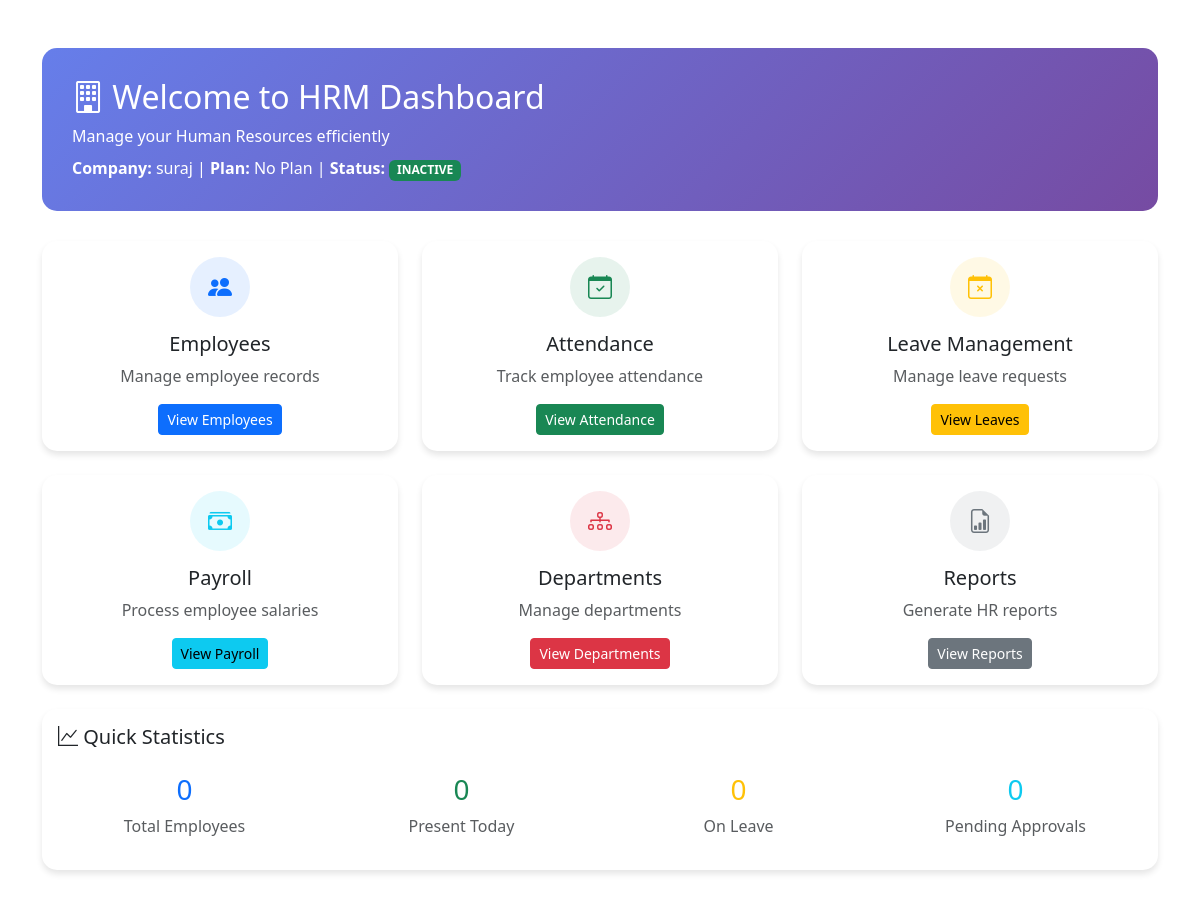
Screenshot of /hrm/ (signed in) with the database file from the repository.
### saas/models/user.py (models this page shows, shortened)
class CustomUser(AbstractUser):
    email = models.EmailField(unique=True)
    role = models.ForeignKey(
        'Role',
        on_delete=models.SET_NULL,
        null=True,
        blank=True,
        related_name='users'
    )
    tenant = models.ForeignKey(
        'Tenant',
        on_delete=models.CASCADE,
        null=True,
        blank=True,
        related_name='users'
    )
    phone = models.CharField(max_length=15, blank=True, null=True)
    address = models.TextField(blank=True, null=True)
    profile_picture = models.ImageField(upload_to='profile_pictures/', blank=True, null=True)
    is_verified = models.BooleanField(default=False)
    created_at = models.DateTimeField(default=timezone.now)
    updated_at = models.DateTimeField(auto_now=True)
    USERNAME_FIELD = 'email'
    REQUIRED_FIELDS = ['username']
    objects = CustomUserManager()
    class Meta:
        db_table = 'custom_users'
        ordering = ['-date_joined']
        indexes = [
            models.Index(fields=['email']),
            models.Index(fields=['role']),
            models.Index(fields=['is_active']),
            models.Index(fields=['is_verified']),
        ]

### saas/models/tenant.py (models this page shows, shortened)
class Tenant(models.Model):
    name = models.CharField(max_length=255, help_text="Company Name")
    domain = models.CharField(max_length=255, unique=True, blank=True, help_text="Unique domain for tenant URL (auto-generated from company name)")
    logo = models.ImageField(upload_to='tenant_logos/', blank=True, null=True, help_text="Company Logo")
    contact_email = models.EmailField(blank=True, null=True, help_text="Contact Email Address")
    contact_phone = models.CharField(max_length=15, blank=True, null=True, help_text="Contact Phone Number")
    address = models.TextField(blank=True, null=True, help_text="Company Address")
    status = models.CharField(max_length=10, choices=[('active', 'Active'), ('inactive', 'Inactive')], default='inactive')
    subscription_plan = models.ForeignKey('Plan', on_delete=models.SET_NULL, null=True, blank=True, related_name='tenants')
    allow_email_notifications = models.BooleanField(default=True, help_text="Allow email notifications")
    allow_sms_notifications = models.BooleanField(default=False, help_text="Allow SMS notifications")
    razorpay_payment_id = models.CharField(max_length=100, blank=True, null=True)
    razorpay_order_id = models.CharField(max_length=100, blank=True, null=True)
    subscription_start_date = models.DateTimeField(null=True, blank=True)
    subscription_end_date = models.DateTimeField(null=True, blank=True)
    created_at = models.DateTimeField(auto_now_add=True)
    updated_at = models.DateTimeField(auto_now=True)
    slug = models.SlugField(unique=True, blank=True, null=True)
    class Meta:
        db_table = 'tenants'
        ordering = ['name']

### saas/views/hrm_views.py (the view)
@login_required(login_url='auth:login')
def hrm_home(request):
    return render(request, 'hrm/home.html', {'page_title': 'HRM Dashboard'})

### saas/auth_backend.py (called while the page is built)
    def get_user(self, user_id):
        try:
            return User.objects.get(pk=user_id)
        except User.DoesNotExist:
            return None

### saas/context_processors.py (called while the page is built)
def users_and_roles(request):
    users = CustomUser.objects.select_related('role').all()
    roles = Role.objects.prefetch_related('users').all()
    payments = PaymentTransaction.objects.select_related('tenant').all()[:5]
    return {
        'users': users,
        'roles': roles,
        'payments': payments,
    }

### saas/templates/hrm/home.html (shortened to what this page needs)
{% extends 'standalone_base.html' %}
{% block content %}
<div class="welcome-banner">
    <h2><i class="bi bi-building"></i> Welcome to HRM Dashboard</h2>
    <p class="mb-0">Manage your Human Resources efficiently</p>
    {% if user.tenant %}
    <p class="mb-0 mt-2">
        <strong>Company:</strong> {{ user.tenant.name }} |
        <strong>Plan:</strong> {{ user.tenant.subscription_plan.name|default:"No Plan" }} |
        <strong>Status:</strong> <span class="badge bg-success">{{ user.tenant.status|upper }}</span>
    </p>
    {% endif %}
</div>
<div class="row g-4">
    <div class="col-md-4">
        <div class="card dashboard-card">
            <div class="card-body text-center">
                <div class="icon-box bg-primary bg-opacity-10 text-primary mx-auto">
                    <i class="bi bi-people-fill"></i>
                </div>
                <h5 class="card-title">Employees</h5>
                <p class="text-muted">Manage employee records</p>
                <a href="#" class="btn btn-primary btn-sm">View Employees</a>
            </div>
        </div>
    </div>
    <div class="col-md-4">
        <div class="card dashboard-card">
            <div class="card-body text-center">
                <div class="icon-box bg-success bg-opacity-10 text-success mx-auto">
                    <i class="bi bi-calendar-check"></i>
                </div>
                <h5 class="card-title">Attendance</h5>
                <p class="text-muted">Track employee attendance</p>
                <a href="#" class="btn btn-success btn-sm">View Attendance</a>
            </div>
        </div>
    </div>
    <div class="col-md-4">
        <div class="card dashboard-card">
            <div class="card-body text-center">
                <div class="icon-box bg-warning bg-opacity-10 text-warning mx-auto">
                    <i class="bi bi-calendar-x"></i>
                </div>
                <h5 class="card-title">Leave Management</h5>
                <p class="text-muted">Manage leave requests</p>
                <a href="#" class="btn btn-warning btn-sm">View Leaves</a>
            </div>
        </div>
    </div>
    <div class="col-md-4">
        <div class="card dashboard-card">
            <div class="card-body text-center">
                <div class="icon-box bg-info bg-opacity-10 text-info mx-auto">
                    <i class="bi bi-cash-stack"></i>
                </div>
                <h5 class="card-title">Payroll</h5>
                <p class="text-muted">Process employee salaries</p>
                <a href="#" class="btn btn-info btn-sm">View Payroll</a>
            </div>
        </div>
    </div>
    <div class="col-md-4">
        <div class="card dashboard-card">
            <div class="card-body text-center">
                <div class="icon-box bg-danger bg-opacity-10 text-danger mx-auto">
                    <i class="bi bi-diagram-3"></i>
                </div>
                <h5 class="card-title">Departments</h5>
                <p class="text-muted">Manage departments</p>
                <a href="#" class="btn btn-danger btn-sm">View Departments</a>
            </div>
        </div>
    </div>
    <div class="col-md-4">
        <div class="card dashboard-card">
            <div class="card-body text-center">
                <div class="icon-box bg-secondary bg-opacity-10 text-secondary mx-auto">
                    <i class="bi bi-file-earmark-bar-graph"></i>
                </div>
                <h5 class="card-title">Reports</h5>
                <p class="text-muted">Generate HR reports</p>
                <a href="#" class="btn btn-secondary btn-sm">View Reports</a>
            </div>
        </div>
    </div>
</div>
<div class="row mt-4">
    <div class="col-12">
        <div class="card dashboard-card">
            <div class="card-body">
                <h5 class="card-title mb-4"><i class="bi bi-graph-up"></i> Quick Statistics</h5>
                <div class="row text-center">
                    <div class="col-md-3">
                        <h3 class="text-primary">0</h3>
                        <p class="text-muted">Total Employees</p>
                    </div>
                    <div class="col-md-3">
                        <h3 class="text-success">0</h3>
                        <p class="text-muted">Present Today</p>
                    </div>
                    <div class="col-md-3">
                        <h3 class="text-warning">0</h3>
                        <p class="text-muted">On Leave</p>
                    </div>
                    <div class="col-md-3">
                        <h3 class="text-info">0</h3>
                        <p class="text-muted">Pending Approvals</p>
                    </div>
                </div>
            </div>
        </div>
    </div>
</div>
{% endblock %}

### saas/templates/hrm/home.html (style rules this page uses)
.dashboard-card { border-radius: 15px; transition: transform 0.3s ease; border: none; box-shadow: 0 4px 6px rgba(0,0,0,0.1); }
.icon-box { width: 60px; height: 60px; border-radius: 50%; display: flex; align-items: center; justify-content: center; font-size: 24px; margin-bottom: 15px; }
.welcome-banner { background: linear-gradient(135deg, #667eea 0%, #764ba2 100%); border-radius: 15px; padding: 30px; color: white; margin-bottom: 30px; }

### rows the page displays
CustomUser: tenant.name "suraj", tenant.subscription_plan.name "No Plan", tenant.status "INACTIVE"
